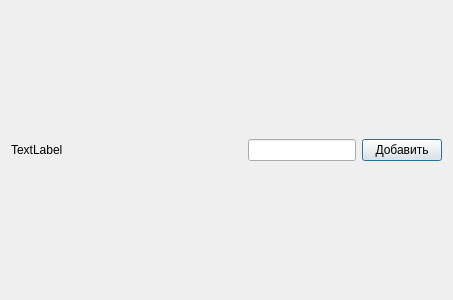
<?xml version="1.0" encoding="UTF-8"?>
<ui version="4.0">
 <class>Dialog</class>
 <widget class="QDialog" name="Dialog">
  <property name="geometry">
   <rect>
    <x>0</x>
    <y>0</y>
    <width>453</width>
    <height>300</height>
   </rect>
  </property>
  <property name="windowTitle">
   <string>Форма ввода</string>
  </property>
  <property name="windowIcon">
   <iconset resource="allinone.qrc">
    <normaloff>:/C:/Users/SAS/Desktop/EasterEggs.png</normaloff>:/C:/Users/SAS/Desktop/EasterEggs.png</iconset>
  </property>
  <layout class="QGridLayout" name="gridLayout">
   <item row="0" column="0">
    <layout class="QHBoxLayout" name="horizontalLayout">
     <item>
      <widget class="QLabel" name="label">
       <property name="text">
        <string>TextLabel</string>
       </property>
      </widget>
     </item>
     <item>
      <spacer name="horizontalSpacer">
       <property name="orientation">
        <enum>Qt::Horizontal</enum>
       </property>
       <property name="sizeHint" stdset="0">
        <size>
         <width>40</width>
         <height>20</height>
        </size>
       </property>
      </spacer>
     </item>
     <item>
      <widget class="QLineEdit" name="lineEdit">
       <property name="sizePolicy">
        <sizepolicy hsizetype="Fixed" vsizetype="Fixed">
         <horstretch>0</horstretch>
         <verstretch>0</verstretch>
        </sizepolicy>
       </property>
      </widget>
     </item>
     <item>
      <widget class="QPushButton" name="pushButton">
       <property name="sizePolicy">
        <sizepolicy hsizetype="Fixed" vsizetype="Fixed">
         <horstretch>0</horstretch>
         <verstretch>0</verstretch>
        </sizepolicy>
       </property>
       <property name="text">
        <string>Добавить</string>
       </property>
      </widget>
     </item>
    </layout>
   </item>
  </layout>
 </widget>
 <resources>
  <include location="allinone.qrc"/>
 </resources>
 <connections>
  <connection>
   <sender>pushButton</sender>
   <signal>clicked()</signal>
   <receiver>Dialog</receiver>
   <slot>close()</slot>
   <hints>
    <hint type="sourcelabel">
     <x>347</x>
     <y>131</y>
    </hint>
    <hint type="destinationlabel">
     <x>199</x>
     <y>149</y>
    </hint>
   </hints>
  </connection>
 </connections>
</ui>
